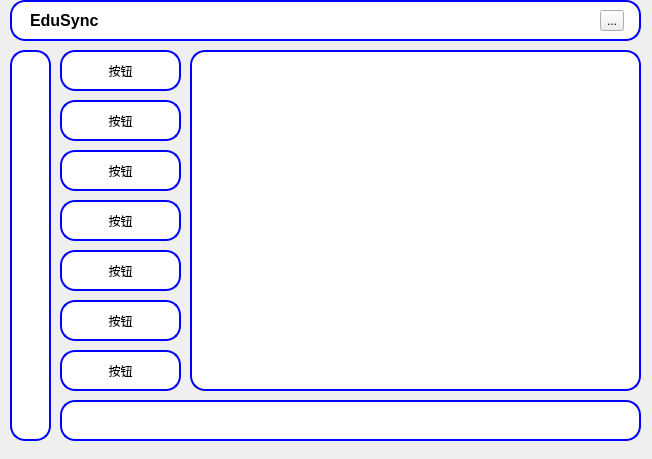
<?xml version="1.0" encoding="UTF-8"?>
<ui version="4.0">
 <class>Form</class>
 <widget class="QWidget" name="Form">
  <property name="geometry">
   <rect>
    <x>0</x>
    <y>0</y>
    <width>652</width>
    <height>459</height>
   </rect>
  </property>
  <property name="windowTitle">
   <string>Form</string>
  </property>
  <widget class="PlainTextEdit" name="plainTextEdit_2">
   <property name="geometry">
    <rect>
     <x>10</x>
     <y>0</y>
     <width>631</width>
     <height>41</height>
    </rect>
   </property>
   <property name="styleSheet">
    <string notr="true">border-radius:15%;
border:2px solid blue;
background-color: rgb(255, 255, 255);</string>
   </property>
  </widget>
  <widget class="PlainTextEdit" name="plainTextEdit">
   <property name="geometry">
    <rect>
     <x>190</x>
     <y>50</y>
     <width>451</width>
     <height>341</height>
    </rect>
   </property>
   <property name="styleSheet">
    <string notr="true">border-radius:15%;
border:2px solid blue;
background-color: rgb(255, 255, 255);</string>
   </property>
  </widget>
  <widget class="PlainTextEdit" name="plainTextEdit_3">
   <property name="geometry">
    <rect>
     <x>10</x>
     <y>50</y>
     <width>41</width>
     <height>391</height>
    </rect>
   </property>
   <property name="styleSheet">
    <string notr="true">border-radius:15%;
border:2px solid blue;
background-color: rgb(255, 255, 255);</string>
   </property>
  </widget>
  <widget class="PlainTextEdit" name="plainTextEdit_4">
   <property name="geometry">
    <rect>
     <x>60</x>
     <y>400</y>
     <width>581</width>
     <height>41</height>
    </rect>
   </property>
   <property name="styleSheet">
    <string notr="true">border-radius:15%;
border:2px solid blue;
background-color: rgb(255, 255, 255);</string>
   </property>
  </widget>
  <widget class="QPushButton" name="pushButton_2">
   <property name="geometry">
    <rect>
     <x>60</x>
     <y>50</y>
     <width>121</width>
     <height>41</height>
    </rect>
   </property>
   <property name="styleSheet">
    <string notr="true">border-radius: 15%;
border:2px solid blue;
box-shadow: 5px 5px 5px #888888;
background-color: rgb(255, 255, 255);</string>
   </property>
   <property name="inputMethodHints">
    <set>Qt::InputMethodHint::ImhNone</set>
   </property>
   <property name="text">
    <string>按钮</string>
   </property>
  </widget>
  <widget class="QPushButton" name="pushButton_3">
   <property name="geometry">
    <rect>
     <x>60</x>
     <y>100</y>
     <width>121</width>
     <height>41</height>
    </rect>
   </property>
   <property name="styleSheet">
    <string notr="true">border-radius: 15%;
border:2px solid blue;
box-shadow: 5px 5px 5px #888888;
background-color: rgb(255, 255, 255);</string>
   </property>
   <property name="inputMethodHints">
    <set>Qt::InputMethodHint::ImhNone</set>
   </property>
   <property name="text">
    <string>按钮</string>
   </property>
  </widget>
  <widget class="QPushButton" name="pushButton_4">
   <property name="geometry">
    <rect>
     <x>60</x>
     <y>150</y>
     <width>121</width>
     <height>41</height>
    </rect>
   </property>
   <property name="styleSheet">
    <string notr="true">border-radius: 15%;
border:2px solid blue;
box-shadow: 5px 5px 5px #888888;
background-color: rgb(255, 255, 255);</string>
   </property>
   <property name="inputMethodHints">
    <set>Qt::InputMethodHint::ImhNone</set>
   </property>
   <property name="text">
    <string>按钮</string>
   </property>
  </widget>
  <widget class="QPushButton" name="pushButton_5">
   <property name="geometry">
    <rect>
     <x>60</x>
     <y>200</y>
     <width>121</width>
     <height>41</height>
    </rect>
   </property>
   <property name="styleSheet">
    <string notr="true">border-radius: 15%;
border:2px solid blue;
box-shadow: 5px 5px 5px #888888;
background-color: rgb(255, 255, 255);</string>
   </property>
   <property name="inputMethodHints">
    <set>Qt::InputMethodHint::ImhNone</set>
   </property>
   <property name="text">
    <string>按钮</string>
   </property>
  </widget>
  <widget class="QPushButton" name="pushButton_6">
   <property name="geometry">
    <rect>
     <x>60</x>
     <y>250</y>
     <width>121</width>
     <height>41</height>
    </rect>
   </property>
   <property name="styleSheet">
    <string notr="true">border-radius: 15%;
border:2px solid blue;
box-shadow: 5px 5px 5px #888888;
background-color: rgb(255, 255, 255);</string>
   </property>
   <property name="inputMethodHints">
    <set>Qt::InputMethodHint::ImhNone</set>
   </property>
   <property name="text">
    <string>按钮</string>
   </property>
  </widget>
  <widget class="QPushButton" name="pushButton_7">
   <property name="geometry">
    <rect>
     <x>60</x>
     <y>300</y>
     <width>121</width>
     <height>41</height>
    </rect>
   </property>
   <property name="styleSheet">
    <string notr="true">border-radius: 15%;
border:2px solid blue;
box-shadow: 5px 5px 5px #888888;
background-color: rgb(255, 255, 255);</string>
   </property>
   <property name="inputMethodHints">
    <set>Qt::InputMethodHint::ImhNone</set>
   </property>
   <property name="text">
    <string>按钮</string>
   </property>
  </widget>
  <widget class="QPushButton" name="pushButton_8">
   <property name="geometry">
    <rect>
     <x>60</x>
     <y>350</y>
     <width>121</width>
     <height>41</height>
    </rect>
   </property>
   <property name="styleSheet">
    <string notr="true">border-radius: 15%;
border:2px solid blue;
box-shadow: 5px 5px 5px #888888;
background-color: rgb(255, 255, 255);</string>
   </property>
   <property name="inputMethodHints">
    <set>Qt::InputMethodHint::ImhNone</set>
   </property>
   <property name="text">
    <string>按钮</string>
   </property>
  </widget>
  <widget class="QLabel" name="label">
   <property name="geometry">
    <rect>
     <x>40</x>
     <y>10</y>
     <width>53</width>
     <height>15</height>
    </rect>
   </property>
   <property name="text">
    <string/>
   </property>
  </widget>
  <widget class="QLabel" name="label_2">
   <property name="geometry">
    <rect>
     <x>30</x>
     <y>10</y>
     <width>71</width>
     <height>21</height>
    </rect>
   </property>
   <property name="font">
    <font>
     <pointsize>12</pointsize>
     <bold>true</bold>
    </font>
   </property>
   <property name="styleSheet">
    <string notr="true">background-color: rgb(255, 255, 255);</string>
   </property>
   <property name="text">
    <string>EduSync</string>
   </property>
  </widget>
  <widget class="ToolButton" name="toolButton">
   <property name="geometry">
    <rect>
     <x>600</x>
     <y>10</y>
     <width>24</width>
     <height>21</height>
    </rect>
   </property>
   <property name="text">
    <string>...</string>
   </property>
  </widget>
 </widget>
 <customwidgets>
  <customwidget>
   <class>PlainTextEdit</class>
   <extends>QPlainTextEdit</extends>
   <header location="global">qfluentwidgets</header>
  </customwidget>
  <customwidget>
   <class>ToolButton</class>
   <extends>QToolButton</extends>
   <header location="global">qfluentwidgets</header>
  </customwidget>
 </customwidgets>
 <resources/>
 <connections/>
</ui>
